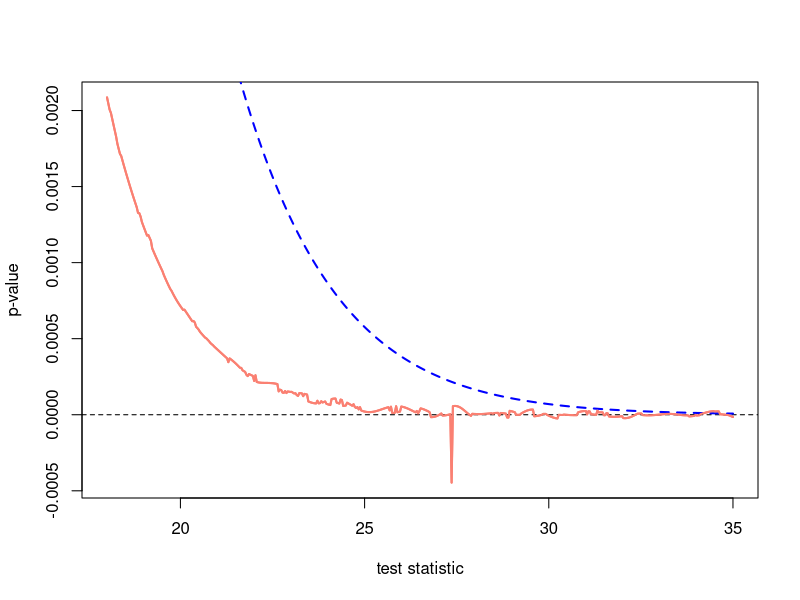

Recreate this plot in R.
#setwd('/home/tba3/Desktop/today/ks-test/JSS')

  cvm.pval <- function(STAT, lambda, good=TRUE) {

    x <- STAT

    theta <- function(u) {
      VAL <- 0
      for(i in 1:length(lambda)) {
         VAL <- VAL + 0.5*atan(lambda[i]*u)
      }
      return(VAL - 0.5*x*u)
    }

    rho <- function(u) {
      VAL <- 0
      for(i in 1:length(lambda)) {
        VAL <- VAL + log(1 + lambda[i]^2*u^2)     
      }
      VAL <- exp(VAL*0.25)
      return(VAL)
    }

    fun <- function(u) return(sin(theta(u))/(u*rho(u)))

    pval <- 0
    try(pval <- 0.5 + integrate(fun, 0, Inf, subdivisions=1e6)$value/pi,
        silent=TRUE)
    if(pval > 0.001 || good == FALSE) return(pval)
    if(pval <= 0.001 & good == TRUE) {
      df <- sum(lambda != 0)
      return(dchisq(STAT/max(lambda),df))
    }
  } # End cvm.pval()

#lambda <- sort(runif(10))
lambda <- sort(c(0.020837 , 0.342575 , 0.531838 , 0.604825 , 0.645453 , 0.706874 , 0.750545 , 0.776914 , 0.810034 , 0.880271))
cvm.pval(1, lambda)

I <- seq(0,35,length.out=1000)
y <- rep(NA, length(I))
for(i in 1:length(I)) {
  y[i] <- cvm.pval(I[i], lambda, good=TRUE)
}
z <- rep(NA, length(I))
for(i in 1:length(I)) {
  z[i] <- cvm.pval(I[i], lambda, good=FALSE)
}

pdf('fig1.pdf', height=6, width=8)
plot(I[I > 18], z[I > 18], type='l', xlab='test statistic', ylab='p-value', col='salmon', lwd=2)
abline(h=0, lty=2)
lines(I[I > 21], y[I > 21], lty=2, col='blue', lwd=2)
lines(I[I > 18], z[I > 18], col='salmon', lwd=2)
dev.off()
